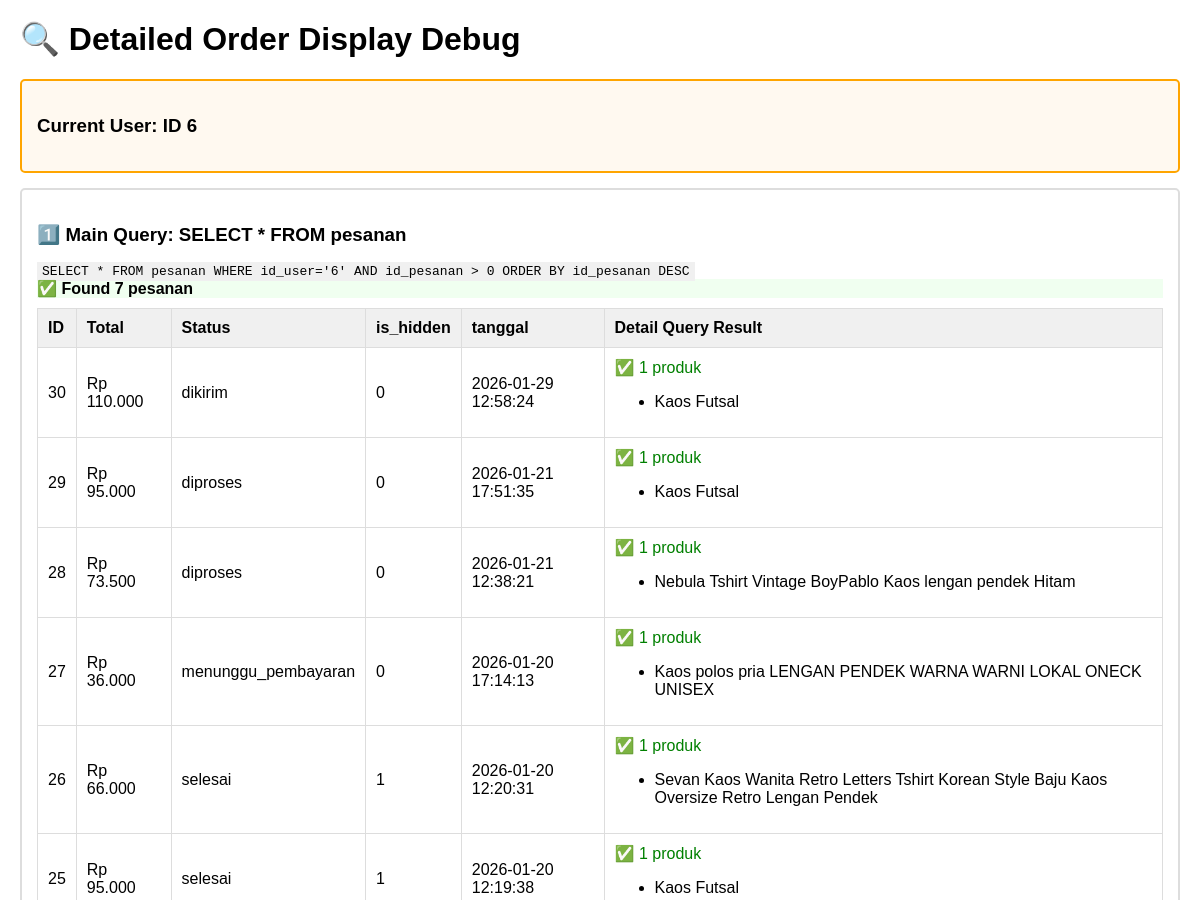
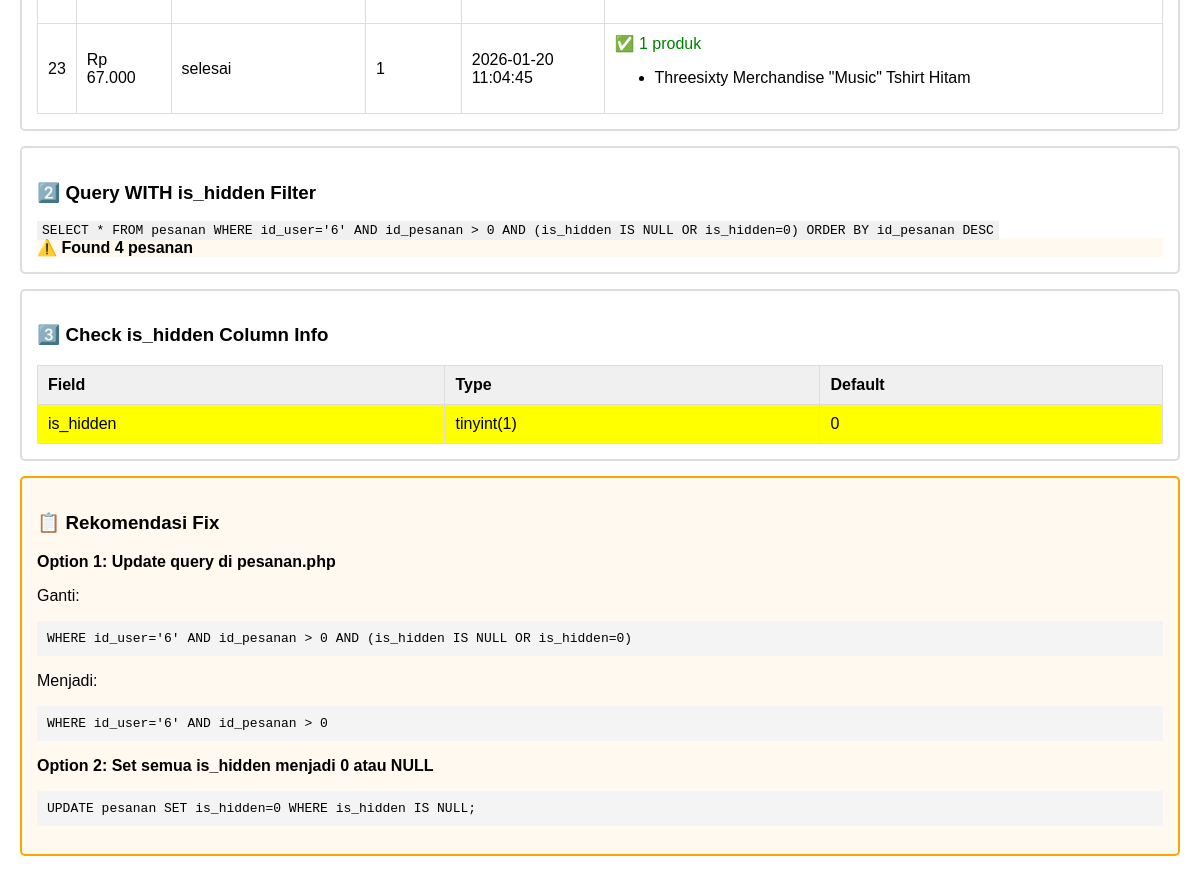
/user/debug_display_issue.php (signed in), run on the app's committed database (2 pictures, top to bottom).
### tables this page shows
CREATE TABLE `pesanan` (
  `id_pesanan` int(11) NOT NULL,
  `id_user` int(11) DEFAULT NULL,
  `nama_penerima` varchar(100) DEFAULT NULL,
  `no_telepon_penerima` varchar(20) DEFAULT NULL,
  `alamat_pengiriman` text DEFAULT NULL,
  `total_produk` int(11) DEFAULT NULL,
  `biaya_pengiriman` int(11) NOT NULL DEFAULT 0,
  `total_bayar` int(11) DEFAULT NULL,
  `metode_pembayaran` varchar(50) DEFAULT NULL,
  `status_pesanan` enum('menunggu_pembayaran','diproses','dikirim','selesai','dibatalkan') NOT NULL DEFAULT 'menunggu_pembayaran',
  `status_pembayaran` enum('menunggu','lunas','gagal') NOT NULL DEFAULT 'menunggu',
  `kode_pembayaran` varchar(100) DEFAULT NULL,
  `nomor_resi` varchar(50) DEFAULT NULL,
  `is_hidden` tinyint(1) DEFAULT 0,
  `tanggal` timestamp NOT NULL DEFAULT current_timestamp()
);

CREATE TABLE `pesanan_detail` (
  `id_detail` int(11) NOT NULL,
  `id_pesanan` int(11) DEFAULT NULL,
  `id_produk` int(11) DEFAULT NULL,
  `harga` int(11) DEFAULT NULL,
  `qty` int(11) DEFAULT NULL,
  `nama_produk` varchar(255) DEFAULT NULL,
  `gambar` varchar(255) DEFAULT NULL
);

CREATE TABLE `produk` (
  `id_produk` int(11) NOT NULL,
  `id_kategori` int(11) DEFAULT NULL,
  `nama_produk` varchar(150) DEFAULT NULL,
  `harga` int(11) DEFAULT NULL,
  `stok` int(11) DEFAULT NULL,
  `deskripsi` text DEFAULT NULL,
  `gambar` varchar(255) DEFAULT NULL
);

### user/debug_display_issue.php (the view, shortened to what this page needs)
<?php
include "../config/database.php";
$id_user = $_SESSION['id_user'] ?? null;
echo "<h1>🔍 Detailed Order Display Debug</h1>";
echo "<div class='section warning'>";
echo "<h3>Current User: ID " . htmlspecialchars($id_user) . "</h3>";
echo "</div>";
echo "<div class='section'>";
echo "<h3>1️⃣ Main Query: SELECT * FROM pesanan</h3>";
$query1 = "SELECT * FROM pesanan WHERE id_user='$id_user' AND id_pesanan > 0 ORDER BY id_pesanan DESC";
echo "<code>" . htmlspecialchars($query1) . "</code>";
$result1 = mysqli_query($conn, $query1);
if (!$result1) {
    echo "<div class='error'><strong>❌ QUERY ERROR:</strong> " . mysqli_error($conn) . "</div>";
} else {
    $count = mysqli_num_rows($result1);
    echo "<div class='success'><strong>✅ Found " . $count . " pesanan</strong></div>";
    if ($count > 0) {
        echo "<table>";
        echo "<tr>
            <th>ID</th>
            <th>Total</th>
            <th>Status</th>
            <th>is_hidden</th>
            <th>tanggal</th>
            <th>Detail Query Result</th>
        </tr>";
        while ($pesanan = mysqli_fetch_assoc($result1)) {
            echo "<tr>";
            echo "<td>" . $pesanan['id_pesanan'] . "</td>";
            echo "<td>Rp " . number_format($pesanan['total_bayar'] ?? 0, 0, ',', '.') . "</td>";
            echo "<td>" . $pesanan['status_pesanan'] . "</td>";
            echo "<td>" . ($pesanan['is_hidden'] ?? 'NULL') . "</td>";
            echo "<td>" . $pesanan['tanggal'] . "</td>";
            echo "<td>";
            $id_pesanan = $pesanan['id_pesanan'];
            $detail_query = "SELECT pd.id_produk, pd.qty, p.nama_produk FROM pesanan_detail pd
                            LEFT JOIN produk p ON pd.id_produk = p.id_produk
                            WHERE pd.id_pesanan='$id_pesanan' AND pd.id_produk > 0";
            $detail_result = mysqli_query($conn, $detail_query);
            if (!$detail_result) {
                echo "<span style='color: red;'>❌ Query Error</span>";
            } else {
                $detail_count = mysqli_num_rows($detail_result);
                echo "<span style='color: green;'>✅ " . $detail_count . " produk</span>";
                if ($detail_count > 0) {
                    echo "<ul>";
                    while ($detail = mysqli_fetch_assoc($detail_result)) {
                        echo "<li>" . htmlspecialchars($detail['nama_produk'] ?? 'No product name') . "</li>";
                    }
                    echo "</ul>";
                }
            }
            echo "</td>";
            echo "</tr>";
        }
        echo "</table>";
    }
}
echo "</div>";
echo "<div class='section'>";
echo "<h3>2️⃣ Query WITH is_hidden Filter</h3>";
$query2 = "SELECT * FROM pesanan WHERE id_user='$id_user' AND id_pesanan > 0 AND (is_hidden IS NULL OR is_hidden=0) ORDER BY id_pesanan DESC";
echo "<code>" . htmlspecialchars($query2) . "</code>";
$result2 = mysqli_query($conn, $query2);
if (!$result2) {
    echo "<div class='error'><strong>❌ QUERY ERROR:</strong> " . mysqli_error($conn) . "</div>";
} else {
    $count2 = mysqli_num_rows($result2);
    echo "<div class='warning'><strong>⚠️ Found " . $count2 . " pesanan</strong></div>";
}
echo "</div>";
echo "<div class='section'>";
echo "<h3>3️⃣ Check is_hidden Column Info</h3>";
$col_info = "DESC pesanan";
$col_result = mysqli_query($conn, $col_info);
echo "<table>";
echo "<tr><th>Field</th><th>Type</th><th>Default</th></tr>";
while ($col = mysqli_fetch_assoc($col_result)) {
    if ($col['Field'] == 'is_hidden') {
        echo "<tr style='background-color: yellow;'>";
        echo "<td>" . $col['Field'] . "</td>";
        echo "<td>" . $col['Type'] . "</td>";
        echo "<td>" . ($col['Default'] ?? 'NULL') . "</td>";
        echo "</tr>";
    }
}
echo "</table>";
echo "</div>";
echo "<div class='section warning'>";
echo "<h3>📋 Rekomendasi Fix</h3>";
echo "<p><strong>Option 1: Update query di pesanan.php</strong></p>";
echo "<p>Ganti:</p>";
echo "<pre>WHERE id_user='$id_user' AND id_pesanan > 0 AND (is_hidden IS NULL OR is_hidden=0)</pre>";
echo "<p>Menjadi:</p>";
echo "<pre>WHERE id_user='$id_user' AND id_pesanan > 0</pre>";
echo "<p><strong>Option 2: Set semua is_hidden menjadi 0 atau NULL</strong></p>";
echo "<pre>UPDATE pesanan SET is_hidden=0 WHERE is_hidden IS NULL;</pre>";
echo "</div>";
?>

### user/debug_display_issue.php (style rules this page uses)
.section { border: 2px solid #ddd; padding: 15px; margin: 15px 0; border-radius: 5px; }
.success { border-color: green; background-color: #f0fff0; }
.warning { border-color: orange; background-color: #fff9f0; }
pre { background-color: #f4f4f4; padding: 10px; overflow-x: auto; }
code { background-color: #f0f0f0; padding: 2px 5px; }
table { border-collapse: collapse; width: 100%; margin-top: 10px; }
th, td { border: 1px solid #ddd; padding: 10px; text-align: left; }
th { background-color: #f0f0f0; }

### data on the page
pesanan: id_pesanan "30", total_bayar "110.000", status_pesanan "dikirim", is_hidden "0", tanggal "2026-01-29 12:58:24", detail_count "1"
pesanan_detail: id_produk.nama_produk "Kaos Futsal"
pesanan: id_pesanan "29", total_bayar "95.000", status_pesanan "diproses", is_hidden "0", tanggal "2026-01-21 17:51:35", detail_count "1"
pesanan_detail: id_produk.nama_produk "Kaos Futsal"
pesanan: id_pesanan "28", total_bayar "73.500", status_pesanan "diproses", is_hidden "0", tanggal "2026-01-21 12:38:21", detail_count "1"
pesanan_detail: id_produk.nama_produk "Nebula Tshirt Vintage BoyPablo Kaos lengan pendek Hitam"
pesanan: id_pesanan "27", total_bayar "36.000", status_pesanan "menunggu_pembayaran", is_hidden "0", tanggal "2026-01-20 17:14:13", detail_count "1"
pesanan_detail: id_produk.nama_produk "Kaos polos pria LENGAN PENDEK WARNA WARNI LOKAL ONECK UNISEX"
pesanan: id_pesanan "26", total_bayar "66.000", status_pesanan "selesai", is_hidden "1", tanggal "2026-01-20 12:20:31", detail_count "1"
pesanan_detail: id_produk.nama_produk "Sevan Kaos Wanita Retro Letters Tshirt Korean Style Baju Kaos Oversize Retro Lengan Pendek"
pesanan: id_pesanan "25", total_bayar "95.000", status_pesanan "selesai", is_hidden "1", tanggal "2026-01-20 12:19:38", detail_count "1"
pesanan_detail: id_produk.nama_produk "Kaos Futsal"
pesanan: id_pesanan "23", total_bayar "67.000", status_pesanan "selesai", is_hidden "1", tanggal "2026-01-20 11:04:45", detail_count "1"
pesanan_detail: id_produk.nama_produk "Threesixty Merchandise \"Music\" Tshirt Hitam"

### other printed values
$id_user "6"
$query1 "SELECT * FROM pesanan WHERE id_user='6' AND id_pesanan > 0 ORDER BY id_pesanan DESC"
$count "7"
$query2 "SELECT * FROM pesanan WHERE id_user='6' AND id_pesanan > 0 AND (is_hidden IS NULL OR is_hidden=0) ORDER BY id_pesanan DESC"
$count2 "4"
$col['Field'] "is_hidden"
$col['Type'] "tinyint(1)"
$col['Default'] "0"
